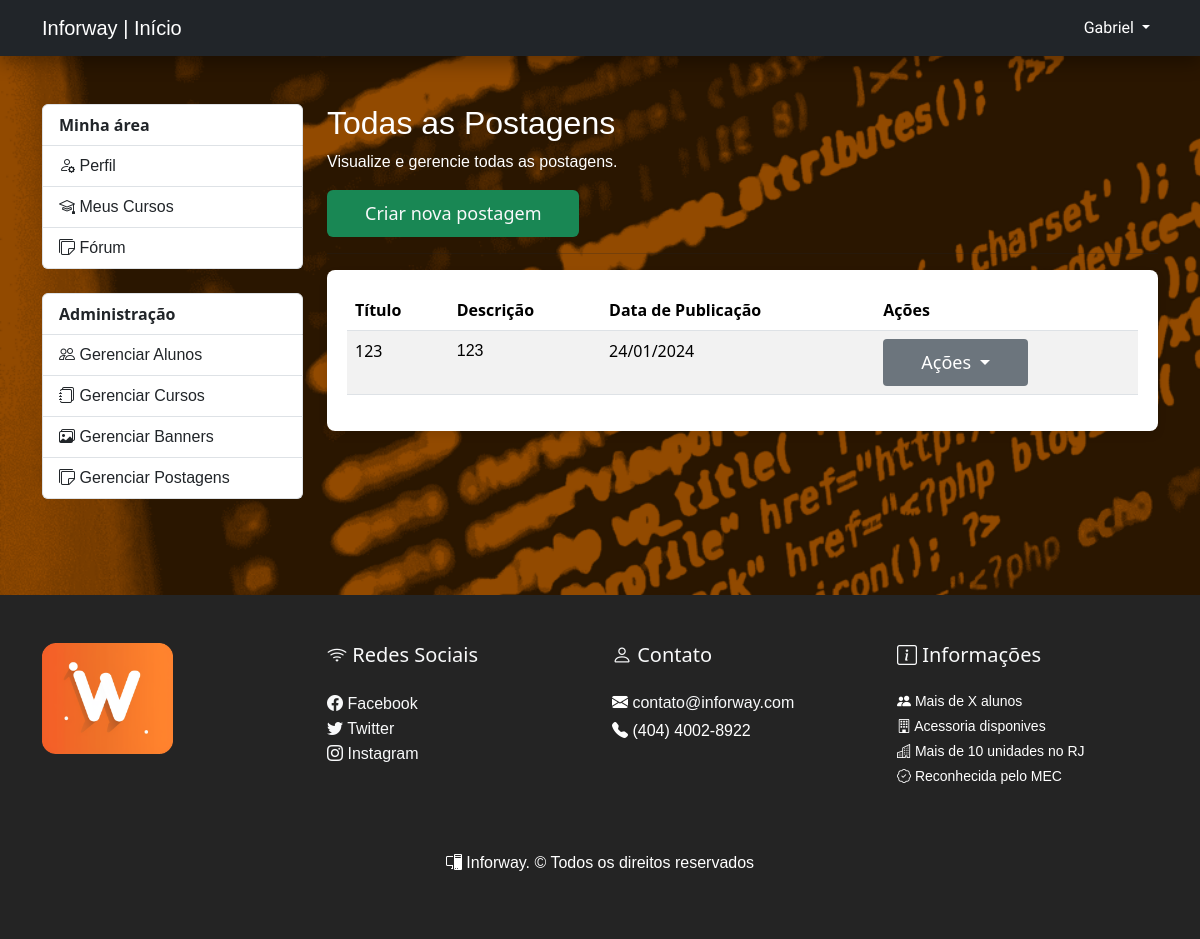
Page /admin/posts.php (signed in) on the committed database.
### tables this page shows
CREATE TABLE `posts` (
  `id` int(11) NOT NULL,
  `user_id` int(11) DEFAULT NULL,
  `title` varchar(255) DEFAULT NULL,
  `content` text DEFAULT NULL,
  `image` varchar(255) NOT NULL,
  `views` int(11) NOT NULL,
  `created_at` timestamp NOT NULL DEFAULT current_timestamp()
);

### admin/posts.php (the view, shortened to what this page needs)
<?php
$pageInfo = array(
    'title' => 'Todas as Postagens',
    'description' => 'Visualize e gerencie todas as postagens.',
    'pageName' => 'posts',
);
include_once('../components/admin/header.php');
$query = "SELECT * FROM posts";
$result = mysqli_query($connection, $query);
$posts = array();
if (mysqli_num_rows($result) > 0) {
    $posts = mysqli_fetch_all($result, MYSQLI_ASSOC);
}
?>
<main class="container py-5">
    <div class="row">
        <div class="col-md-3">
            <?php
            include_once('../components/admin/menu_sidebar.php');
            ?>
        </div>
        <section class="col-md-9">
            <h2><?= $pageInfo['title'] ?></h2>
            <p><?= $pageInfo['description'] ?></p>
            <a href="create_post.php" class="btn btn-success my-2 my-sm-0 text-light">
                Criar nova postagem
            </a>
            <hr>
            <div class="card-alunos">
                <div class="card-body">
                    <table class="table table-hover table-striped">
                        <thead>
                            <tr>
                                <th>Título</th>
                                <th>Descrição</th>
                                <th>Data de Publicação</th>
                                <th>Ações</th>
                            </tr>
                        </thead>
                        <tbody>
                            <?php foreach ($posts as $post) { ?>
                                <tr>
                                    <td>
                                        <?php echo $post['title']; ?>
                                    </td>
                                    <td>
                                        <?php
                                        echo $post['content'];
                                        ?>
                                    </td>
                                    <td>
                                        <?php echo date('d/m/Y', strtotime($post['created_at'])); ?>
                                    </td>
                                    <td>
                                        <div class="dropdown">
                                            <button class="btn btn-sm btn-secondary dropdown-toggle" type="button" id="dropdownMenuButton" data-bs-toggle="dropdown" aria-expanded="false">
                                                Ações
                                            </button>
                                        </div>
                                    </td>
                                </tr>
                            <?php } ?>
                        </tbody>
                    </table>
                </div>
            </div>
        </section>
    </div>
</main>
<?php
include_once('../components/admin/footer.php');
?>

### src/inforway.css (style rules this page uses)
.btn { padding: 10px 38px; font-weight: 500; font-size: 18px; border: none; transition: 1s; color: #fff; cursor: pointer; }
.card-regi label, h2, p, a { color: #fff; font-family: 'Trebuchet MS', 'Lucida Sans Unicode', 'Lucida Grande', 'Lucida Sans', Arial, sans-serif; transition: 1s; text-decoration: none; }
body { background-image: url('../src/img/background.png'); background-repeat: no-repeat; background-size: 200%; background-attachment: fixed; }
.card-alunos p { color: #000; }
.card-alunos { box-shadow: 0 4px 8px rgba(0, 0, 0, 0.1); border-radius: 8px; padding: 20px; margin: auto; bottom: 20px; background-color: #ffffff; }

### rows in the picture
posts: title "123", content "123", created_at "24/01/2024"

### other values in the picture
$_SESSION['user_name'] "Gabriel"
$pageInfo['title'] "Todas as Postagens"
$pageInfo['description'] "Visualize e gerencie todas as postagens."
